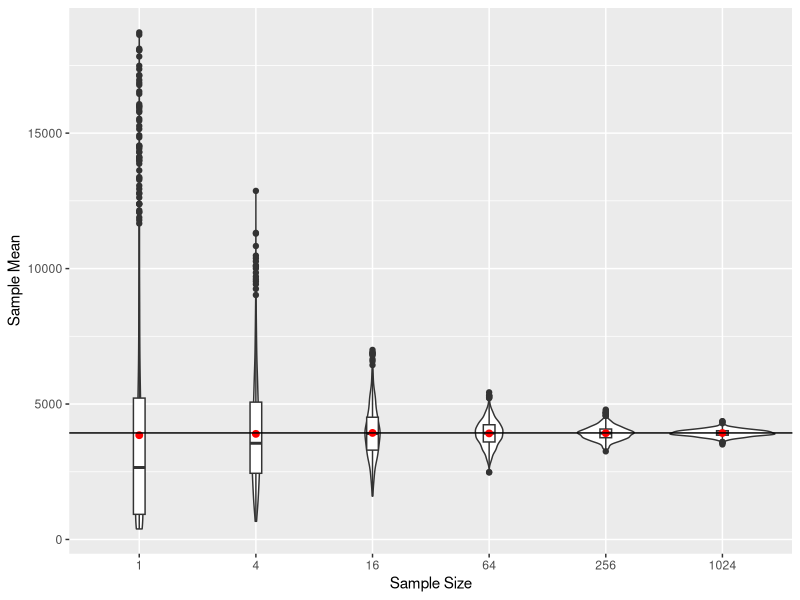
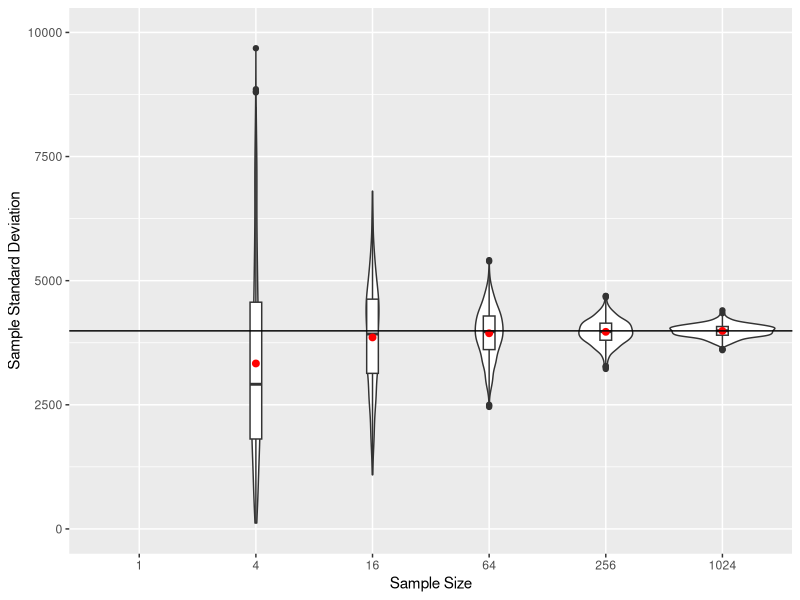
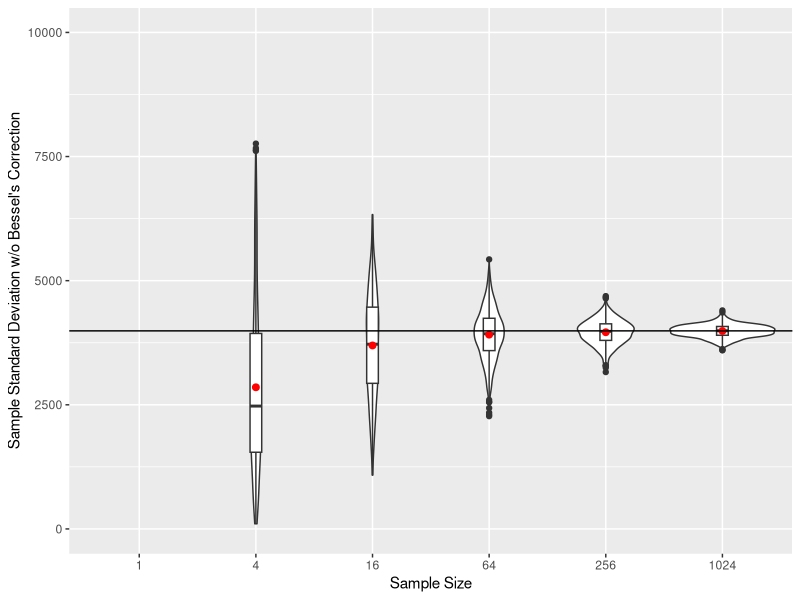

Write R code to recreate these figures, in order.
## ---- chunk 1
require(ggplot2)
require(scales)
require(reshape2)
require(lubridate)
data(diamonds)
## ---- chunk 2
sdn <- function(x) {
  return(sqrt(mean((x - mean(x))^2)))
}
## ---- chunk 3
diamonds.price.sample.of.n <- function(sample.size) {
  return(sample(diamonds$price, sample.size))
}

m.statistics.of.n <- function(statistic,number.of.samples,sample.size) {
  stats <- c()
  for (k in 1:number.of.samples) {
    stats <- c(stats, statistic(diamonds.price.sample.of.n(sample.size)))
  }
  return(stats)
}

set.seed(2)
m <- 1000
stats <- cbind()
labels <- cbind()
levels <- c(1,4,16,64,256,1024)
for (i in c(1,4,16,64,256,1024)) {
  new.stats <- cbind(m.statistics.of.n(statistic=mean, number.of.samples=m, sample.size=i))
  new.labels <- cbind(rep(as.character(i), m))
  stats <- rbind(stats, new.stats)
  labels <- rbind(labels, new.labels)
}
df <- data.frame(stats,labels)
df$labels <- factor(df$labels,levels=as.character(levels))
ggplot(df, aes(x=labels, y=stats)) + geom_violin() + geom_boxplot(width=0.1) + xlab("Sample Size") + ylab("Sample Mean") + stat_summary(fun.y=mean, geom="point", size=2, color="red") + geom_hline(yintercept=mean(diamonds$price))
## ---- chunk 4
set.seed(2)
m <- 1000
stats <- cbind()
labels <- cbind()
levels <- c(1,4,16,64,256,1024)
for (i in c(1,4,16,64,256,1024)) {
  new.stats <- cbind(m.statistics.of.n(statistic=sd, number.of.samples=m, sample.size=i))
  new.labels <- cbind(rep(as.character(i), m))
  stats <- rbind(stats, new.stats)
  labels <- rbind(labels, new.labels)
}
df <- data.frame(stats,labels)
df$labels <- factor(df$labels,levels=as.character(levels))
ggplot(df, aes(x=labels, y=stats)) + geom_violin() + geom_boxplot(width=0.1) + xlab("Sample Size") + ylab("Sample Standard Deviation") + stat_summary(fun.y=mean, geom="point", size=2, color="red") + geom_hline(yintercept=sd(diamonds$price)) + scale_y_continuous(limits = c(0, 10000))
## ---- chunk 5
set.seed(2)
m <- 1000
stats <- cbind()
labels <- cbind()
levels <- c(1,4,16,64,256,1024)
for (i in c(1,4,16,64,256,1024)) {
  if (i==1) {
    new.stats <- cbind(rep(NA, m))
  } else {
    new.stats <- cbind(m.statistics.of.n(statistic=sdn, number.of.samples=m, sample.size=i))
  }
  new.labels <- cbind(rep(as.character(i), m))
  stats <- rbind(stats, new.stats)
  labels <- rbind(labels, new.labels)
}
df <- data.frame(stats,labels)
df$labels <- factor(df$labels,levels=as.character(levels))
ggplot(df, aes(x=labels, y=stats)) + geom_violin() + geom_boxplot(width=0.1) + xlab("Sample Size") + ylab("Sample Standard Deviation w/o Bessel's Correction") + stat_summary(fun.y=mean, geom="point", size=2, color="red") + geom_hline(yintercept=sdn(diamonds$price)) + scale_y_continuous(limits = c(0, 10000))
